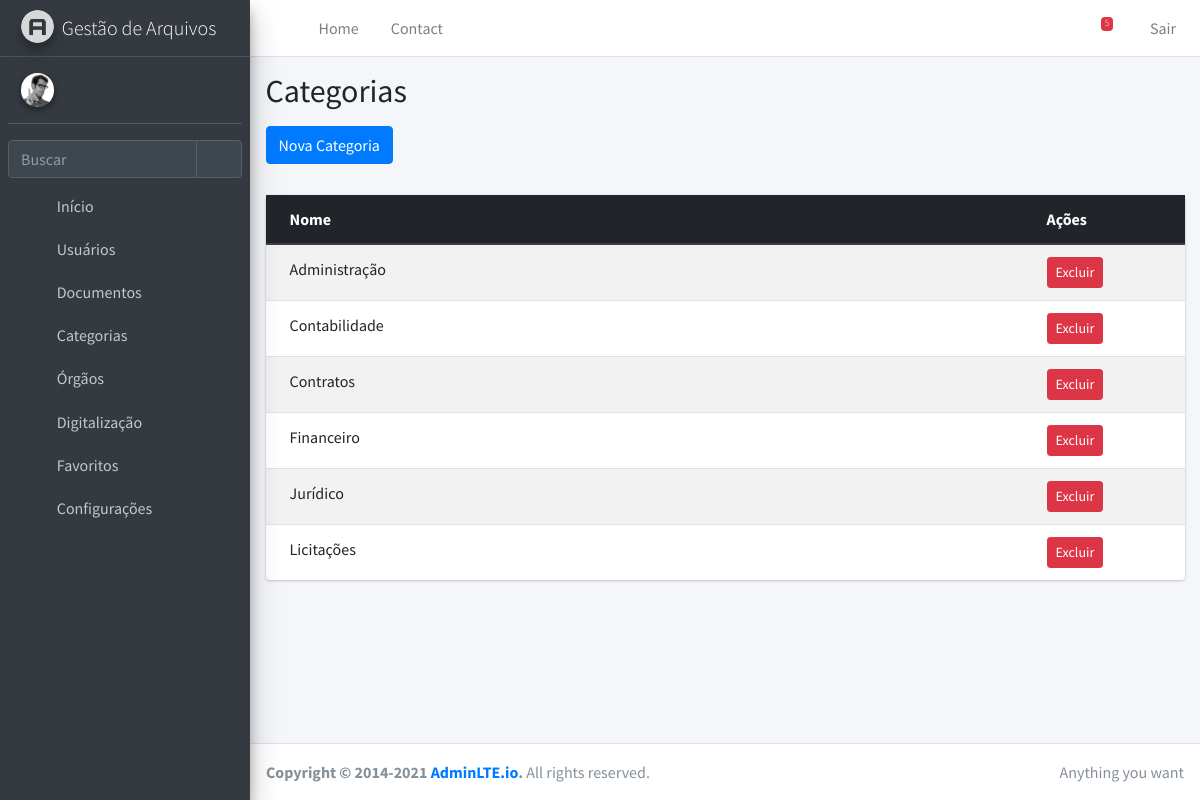
Page /categorias/ on the committed database.
### webapp/models.py (models this page shows, shortened)
class Categoria(models.Model):
    nome = models.CharField(max_length=100)
    class Meta:
        ordering = ['nome']
        verbose_name_plural = "Categorias"

### webapp/views.py (the view)
# urls.py: path('categorias/', views.listar_categorias, name='listar_categorias'),
def listar_categorias(request):
    categorias = Categoria.objects.all()
    return render(request, 'categorias/listar.html', {'categorias': categorias})

### webapp/context_processors.py (called while the page is built)
def notificacoes_documentos(request):
    if request.user.is_authenticated:
        tramitacoes = Tramitacao.objects.filter(
            destinatario=request.user,
            status='aberto'  # CORRETO conforme seu model
        ).order_by('-data_envio')
        return {'tramitacoes_pendentes': tramitacoes}
    return {}

### templates/categorias/listar.html
{% extends 'base.html' %}
{% block content %}
<div class="content-header">
  <div class="container-fluid">
    <h2 class="mb-3">Categorias</h2>
    <a href="{% url 'nova_categoria' %}" class="btn btn-primary mb-3">Nova Categoria</a>
  </div>
</div>
<div class="content">
  <div class="container-fluid">
    <div class="card">
      <div class="card-body p-0">
        <table class="table table-striped m-0">
          <thead class="thead-dark">
            <tr>
              <th>Nome</th>
              <th style="width: 150px;">Ações</th>
            </tr>
          </thead>
          <tbody>
            {% for cat in categorias %}
            <tr>
              <td>{{ cat.nome }}</td>
              <td>
                <a href="{% url 'excluir_categoria' cat.id %}" class="btn btn-sm btn-danger"
                   onclick="return confirm('Excluir categoria?')">Excluir</a>
              </td>
            </tr>
            {% empty %}
            <tr>
              <td colspan="2" class="text-center">Nenhuma categoria encontrada.</td>
            </tr>
            {% endfor %}
          </tbody>
        </table>
      </div>
    </div>
  </div>
</div>
{% endblock %}

### rows in the picture
Categoria: nome "Administração"
Categoria: nome "Contabilidade"
Categoria: nome "Contratos"
Categoria: nome "Financeiro"
Categoria: nome "Jurídico"
Categoria: nome "Licitações"
